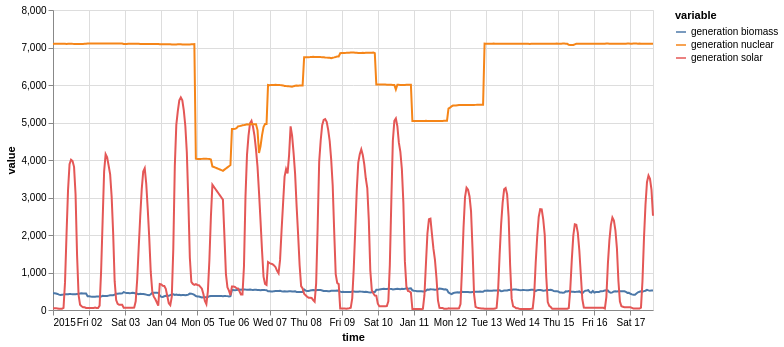

Notebook code for this chart:
### Markdown cell above
with multivariate TimeSeries

### Code cell
on.Plot(ts_multi.head(400))\
    .add(on.marks.line)\
    .properties(width=600)\
    .show()

### Figure 1 — Vega specification as saved in the notebook (floating-point values rounded to 4 significant figures; data arrays with more than 128 entries replaced by an {"elided": "..."} marker saying what was removed)
{"$schema": "https://vega.github.io/schema/vega/v5.json", "data": [{"name": "source_0", "values": {"elided": "1200 records"}, "transform": [{"type": "formula", "expr": "toDate(datum['time'])", "as": "time"}]}, {"name": "source_0_y_domain_value", "values": [{"min": 23.0, "max": 7108.0}]}, {"name": "source_0_color_domain_variable", "values": [{"variable": "generation biomass"}, {"variable": "generation solar"}, {"variable": "generation nuclear"}]}], "marks": [{"type": "group", "name": "layer_0_pathgroup", "from": {"facet": {"data": "source_0", "name": "faceted_path_layer_0_main", "groupby": ["variable"]}}, "encode": {"update": {"height": {"field": {"signal": null, "datum": null, "group": "height", "parent": null}}, "width": {"field": {"signal": null, "datum": null, "group": "width", "parent": null}}}}, "marks": [{"type": "line", "name": "layer_0_marks", "from": {"data": "faceted_path_layer_0_main"}, "sort": {"field": "x"}, "encode": {"update": {"stroke": {"field": "variable", "scale": "color"}, "y": {"field": "value", "scale": "y"}, "x": {"field": "time", "scale": "x"}, "defined": {"signal": "isValid(datum[\"time\"]) && isFinite(+datum[\"time\"]) && isValid(datum[\"value\"]) && isFinite(+datum[\"value\"])"}}}, "style": ["line"]}]}], "scales": [{"name": "x", "type": "time", "domain": {"data": "source_0", "field": "time"}, "range": [0, {"signal": "width"}]}, {"name": "y", "type": "linear", "domain": [{"signal": "(data(\"source_0_y_domain_value\")[0] || {}).min"}, {"signal": "(data(\"source_0_y_domain_value\")[0] || {}).max"}], "range": [{"signal": "height"}, 0], "nice": true, "zero": true}, {"name": "color", "type": "ordinal", "domain": {"data": "source_0_color_domain_variable", "field": "variable", "sort": true}, "range": "category"}], "axes": [{"scale": "x", "orient": "bottom", "minExtent": 0, "grid": true, "ticks": false, "gridScale": "y", "maxExtent": 0, "domain": false, "labels": false, "aria": false, "zindex": 0, "tickCount": {"signal": "ceil(width/40)"}}, {"scale": "y", "ticks": false, "gridScale": "x", "domain": false, "labels": false, "aria": false, "maxExtent": 0, "minExtent": 0, "zindex": 0, "tickCount": {"signal": "ceil(height/40)"}, "orient": "left", "grid": true}, {"scale": "x", "orient": "bottom", "grid": false, "labelFlush": true, "labelOverlap": true, "tickCount": {"signal": "ceil(width/40)"}, "title": "time", "zindex": 0}, {"scale": "y", "title": "value", "orient": "left", "grid": false, "tickCount": {"signal": "ceil(height/40)"}, "zindex": 0, "labelOverlap": true}], "padding": 5, "height": 300, "background": "white", "legends": [{"stroke": "color", "symbolType": "stroke", "title": "variable"}], "width": 600, "style": "cell"}
